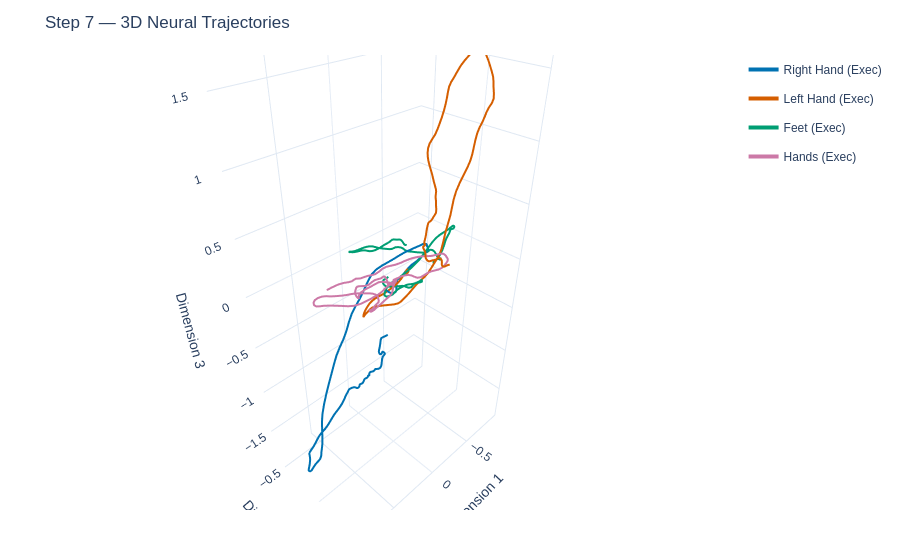

The code cell stored with this chart in its notebook:
### Code cell
# 3. Create the 3D Figure
fig_3d = plot_trajectory(
    X=traj_mean[..., :3], 
    times=time_axis,
    labels=condition_labels,
    color_map=CONDITION_COLORS,
    smooth_window=20,
    show_markers=False,
    title='Step 7 — 3D Neural Trajectories',
    dimensions=3,
)
fig_3d.show()

### Figure 1 — Plotly figure (JSON) as saved in the notebook; plotly's stock layout.template omitted (floating-point values rounded to 4 significant figures; data arrays with more than 128 entries replaced by an {"elided": "..."} marker saying what was removed)
{"data": [{"legendgroup": "Right Hand (Exec)", "line": {"color": "#0072B2", "width": 4}, "marker": {"color": "#0072B2", "size": 4}, "mode": "lines", "name": "Right Hand (Exec)", "showlegend": true, "type": "scatter3d", "x": {"elided": "174 float values"}, "y": {"elided": "174 float values"}, "z": {"elided": "174 float values"}}, {"legendgroup": "Left Hand (Exec)", "line": {"color": "#D55E00", "width": 4}, "marker": {"color": "#D55E00", "size": 4}, "mode": "lines", "name": "Left Hand (Exec)", "showlegend": true, "type": "scatter3d", "x": {"elided": "174 float values"}, "y": {"elided": "174 float values"}, "z": {"elided": "174 float values"}}, {"legendgroup": "Feet (Exec)", "line": {"color": "#009E73", "width": 4}, "marker": {"color": "#009E73", "size": 4}, "mode": "lines", "name": "Feet (Exec)", "showlegend": true, "type": "scatter3d", "x": {"elided": "174 float values"}, "y": {"elided": "174 float values"}, "z": {"elided": "174 float values"}}, {"legendgroup": "Hands (Exec)", "line": {"color": "#CC79A7", "width": 4}, "marker": {"color": "#CC79A7", "size": 4}, "mode": "lines", "name": "Hands (Exec)", "showlegend": true, "type": "scatter3d", "x": {"elided": "174 float values"}, "y": {"elided": "174 float values"}, "z": {"elided": "174 float values"}}], "layout": {"margin": {"b": 50, "l": 50, "r": 40, "t": 55}, "scene": {"xaxis": {"title": {"text": "Dimension 1"}}, "yaxis": {"title": {"text": "Dimension 2"}}, "zaxis": {"title": {"text": "Dimension 3"}}}, "title": {"text": "Step 7 — 3D Neural Trajectories"}}}
